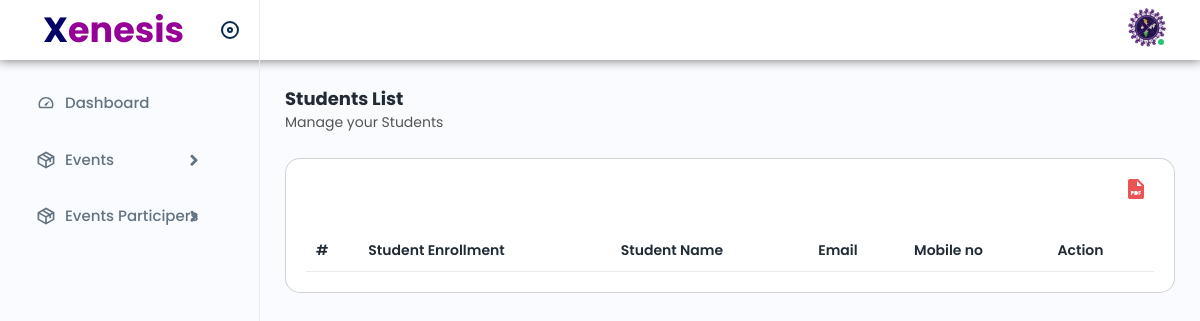
The app's page /Admin/studentlist.php (signed in), older data.
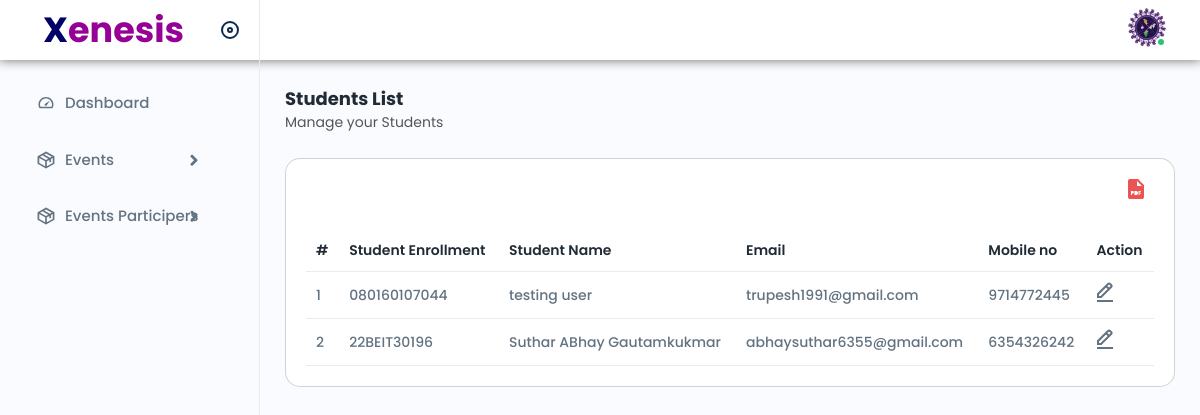
The same page, newer data.
### tables this page shows
CREATE TABLE `user_master` (
  `user_id` int(11) NOT NULL,
  `user_name` varchar(200) NOT NULL,
  `email` varchar(200) NOT NULL,
  `password` varchar(200) NOT NULL,
  `user_role` int(11) NOT NULL DEFAULT 3,
  `joined_date` datetime NOT NULL DEFAULT current_timestamp(),
  `full_name` varchar(100) NOT NULL,
  `phone` bigint(11) NOT NULL,
  `isVerified` int(11) NOT NULL DEFAULT 0
);

### Admin/studentlist.php (the view, shortened to what the changed rows need)
<?php
    require '../includes/scripts/connection.php';
    function encryptId($id) {
        $key = "aryan5636";
        $iv = "1234567891011121";
        return base64_encode(openssl_encrypt($id, "AES-128-CTR", $key, 0, $iv));
    }
?>
<!DOCTYPE html>
<html lang="en">
<head>
    <link rel="stylesheet" href="../assets/css/bootstrap.min.css">
    <link rel="stylesheet" href="../assets/plugins/icons/ionic/ionicons.css">
    <link rel="stylesheet" href="../assets/plugins/icons/feather/feather.css">
    <link rel="stylesheet" href="../assets/css/animate.css">
    <link rel="stylesheet" href="../assets/plugins/select2/css/select2.min.css">
    <link rel="stylesheet" href="../assets/css/dataTables.bootstrap4.min.css">
    <link rel="stylesheet" href="../assets/plugins/fontawesome/css/fontawesome.min.css">
    <link rel="stylesheet" href="../assets/plugins/fontawesome/css/all.min.css">
    <link href="https://cdn.jsdelivr.net/npm/bootstrap@5.3.0/dist/css/bootstrap.min.css" rel="stylesheet"
>
    <link rel="stylesheet" href="../assets/css/style.css">
</head>
<body>
    <div class="main-wrapper">
        <div class="page-wrapper">
            <div class="content">
                <div class="card">
                    <div class="card-body">
                        <div class="table-responsive">
                            <table class="table  datanew">
                                <thead>
                                    <tr>
                                        <th>#</th>
                                        <th>Student Enrollment</th>
                                        <th>Student Name</th>
                                        <th>Email</th>
                                        <th>Mobile no</th>
                                        <th>Action</th>
                                    </tr>
                                </thead>
                                <tbody>
                                    <?php
                                    $count=1;
                                $query = "SELECT * FROM user_master WHERE user_role = 3";
                                $result = mysqli_query($conn,$query);
                                while($row = mysqli_fetch_assoc($result)){
                                    $user_id = encryptId($row['user_id']);
                                    ?>
                                    <tr>
                                        <td>
                                            <?php echo $count;?>
                                        </td>
                                        <td>
                                            <?php echo $row['user_name'];?>
                                        </td>
                                        <td>
                                           <?php echo $row['full_name']?>
                                        </td>
                                        <td>
                                            <?php echo $row['email'];?>
                                        </td>
                                        <td>
                                            <?php echo $row['phone'];?>
                                        </td>
                                        <td>
                                            <a class="me-3" href="editstudent.php?id=<?php echo $user_id;?>">
                                                <img src="../assets/img/icons/edit.svg" alt="img">
                                            </a>
                                        </td>
                                    </tr>
                                    <?php
                                    $count++;
                                }
                                    ?>
                                </tbody>
                            </table>
                        </div>
                    </div>
                </div>
            </div>
        </div>
    </div>
</body>
</html>

Row changes from the older to the newer data that the page shows:
added user_master: user_name "080160107044", full_name "testing user", email "trupesh1991@gmail.com", phone "9714772445"
added user_master: user_name "22BEIT30196", full_name "Suthar ABhay Gautamkukmar", email "abhaysuthar6355@gmail.com", phone "6354326242"
